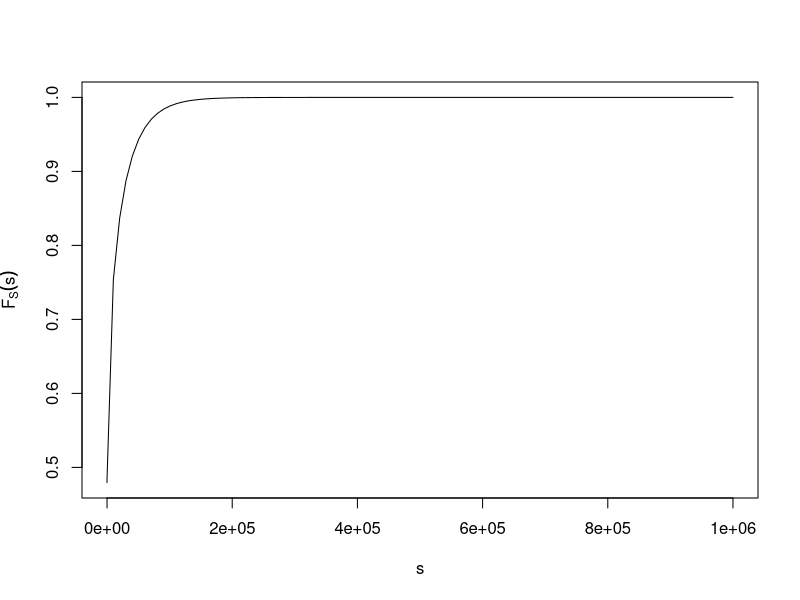
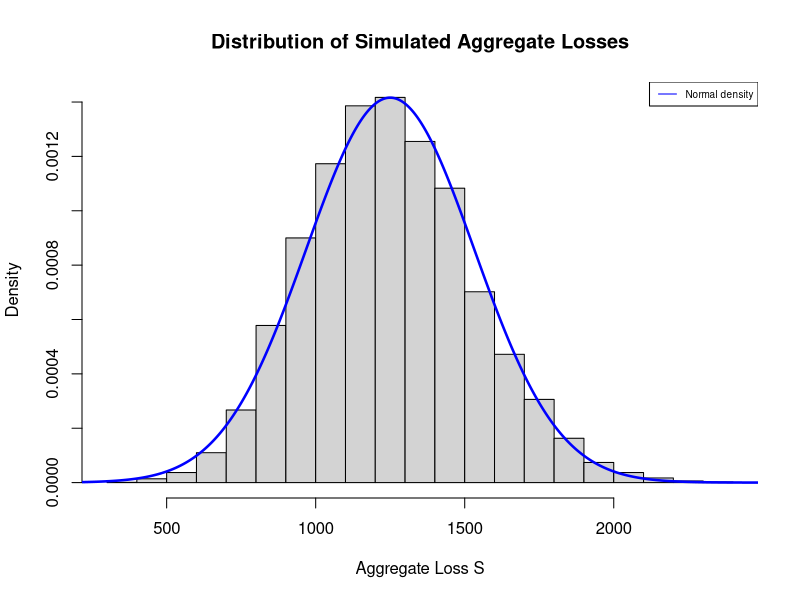

Write R code to recreate these figures, in order.
## ---- chunk 1

## ---- chunk 2

## ---- chunk 3
datraw <- read.csv("Data/WiscPropFund.csv")
# remove extreme observations to speed up the evaluation of distribution of aggregate losses
index  <- which(datraw$Freq < 100 & datraw$BCClaim < 2.5e5)
dat    <- datraw[index,]
# head(dat,n=3)
# tail(dat,n=3)

# Assume a Poisson for claim frequency
lambda <- mean(dat$Freq)
print(lambda)
# Assume a gamma for claim severity
index  <- which(dat$BCClaim>0)
n      <- dat$Freq[index]
xbar   <- dat$BCClaim[index] / dat$Freq[index]
fit    <- glm( xbar~1, family=Gamma(link='log'), weight=1/n )
mu     <- unname( exp(fit$coefficients) )
phi    <- summary(fit)$dispersion
a = 1/phi
s = mu*phi
print(c(a,s))

## ---- chunk 4
Nmax <- 1000
# CDF
FAgg <- function(y){
  re <- dpois(0,lambda)
  for (i in 1:Nmax){
    re <- re + dpois(i,lambda)*pgamma(y,shape=i*a,scale=s)  
  }
  re <- ifelse(y<0,NA,re)
  return(re)
}
# PDF
fAgg <- function(y){
  re <- dpois(0,lambda)
  for (i in 1:Nmax){
    re <- re + dpois(i,lambda)*dgamma(y*(y>0)-1*(y<=0),shape=i*a,scale=s)  
  }
  re <- ifelse(y<0,NA,re)
  return(re)
}
# Numerical examples
obs <- c(-1,0,1e0,1e1,1e2,1e3,1e4,1e5,1e6) 
FAgg(obs) 
fAgg(obs) 


## ---- chunk 5
obs2 <- c(-1,0,1, seq(1,1e6, length.out = 100) )
FS <- FAgg(obs2) 
plot(obs2, FS, type = "l", xlab = "s", ylab = expression(F[S](s)))
## ---- chunk 6

## ---- chunk 7
# Discretized severity distribution
round_any = function(y, accuracy, f=round){f(y/ accuracy) * accuracy}
# round to $1000
acc <- 1e3
xbar_disc <- round_any(xbar,acc)/acc
dSev <- function(y){
  re <- ecdf(xbar_disc)(y) - ecdf(xbar_disc)(y-1)
  re
}

Fs0 <- function(y){
  if (y<0) return(NA)
  y_scale <- round_any(y,acc)/acc
  y_scale <- ifelse(y_scale>max(xbar_disc), max(xbar_disc), y_scale)
  s.out <- rep(NA,y_scale+1)
  s.out[1] <- exp(-lambda)
  if (y_scale>0) {
  for (i in 1:y_scale){
    re <- 0  
    for (j in 1:i){
    re <- re + j*dSev(j)*s.out[i+1-j]  
    }
    s.out[i+1] <- re*lambda/i
  }}
  return(sum(s.out))
}
Fs <- function(y) sapply(y,Fs0)
obs <- c(-1,0,1e0,1e1,1e2,1e3,1e4,1e5,1e6) 
Fs(obs)
## ---- chunk 8
set.seed(4321)  # For reproducibility of results
m <- 10000      # Number of observations to simulate
lambda <- 25    # Parameter for frequency distribution N
a <- 5; b <- 95 # Parameters for severity distribution X
S <- rep(NA, m) # Initialize an empty vector to store S observations

n <- rpois(m, lambda) # Generate m=10000 observations of N from Poisson
for(j in 1:m){ 
  n_j <- n[j] # Given each n_j (j=1,...,m), generate n_j observations of X from uniform
  x_j <- runif(n_j, min=a, max=b)
  s_j <- sum(x_j) # Calculate the aggregate loss s_j
  S[j] <- s_j # Store s_j in the vector of observations
}
mean(S) # Compare to theoretical value of 1,250
var(S)  # Compare to theoretical value of 79,375
mean(S>2000) # Proportion of simulated observations s_j that are > 2000
# Compare to normal approximation method of 0.003884
## ---- chunk 9
hist(S, freq=F, col="lightgray", 
     main="Distribution of Simulated Aggregate Losses", xlab="Aggregate Loss S")

x <- seq(0,2500,by=0.01)
fnorm = dnorm(x, mean=1250, sd=sqrt(79375))
lines(x, fnorm, col="blue", lwd=2.5)
legend("topright", c("Normal density"), lty=1, cex=0.6, col = c("blue"))
## ---- chunk 10

## ---- chunk 11

